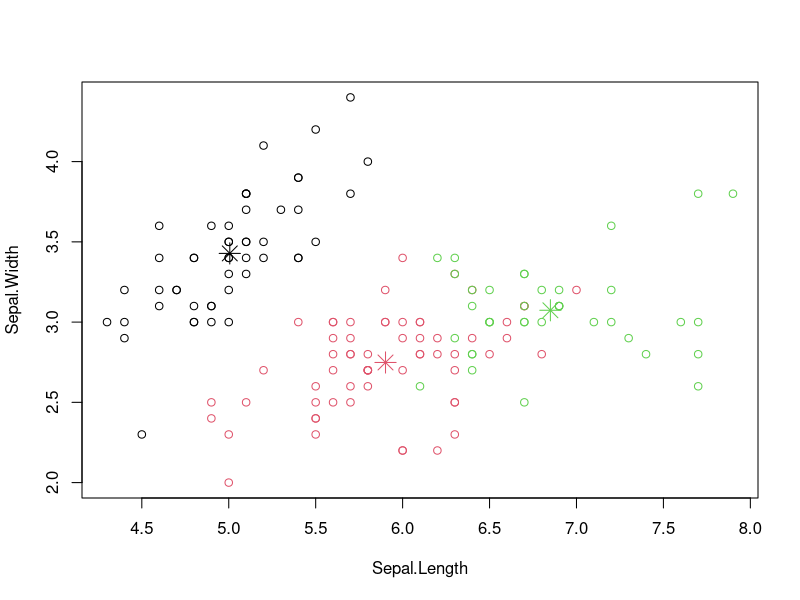
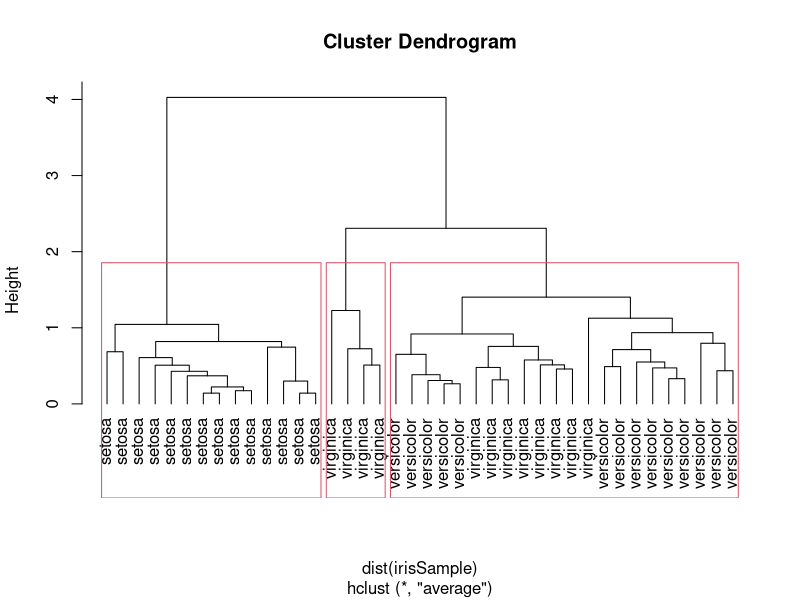

Source code (R) for these figures, in order:
# k means
iris2 <- iris
iris2$Species <- NULL
(kmeans.result <- kmeans(iris2, 3))
#compare the cluster results with class label
table(iris$Species, kmeans.result$cluster)

plot(iris2[c("Sepal.Length", "Sepal.Width")], col = kmeans.result$cluster)
# plot cluster centers
points(kmeans.result$centers[,c("Sepal.Length", "Sepal.Width")], col = 1:3, pch = 8, cex=2)

#heirarchical clustering
idx <- sample(1:dim(iris)[1], 40)
irisSample <- iris[idx,]
irisSample$Species <- NULL
hc <- hclust(dist(irisSample), method="ave")
plot(hc, hang = -1, labels=iris$Species[idx])
# cut tree into 3 clusters
rect.hclust(hc, k=3)
groups <- cutree(hc, k=3)
